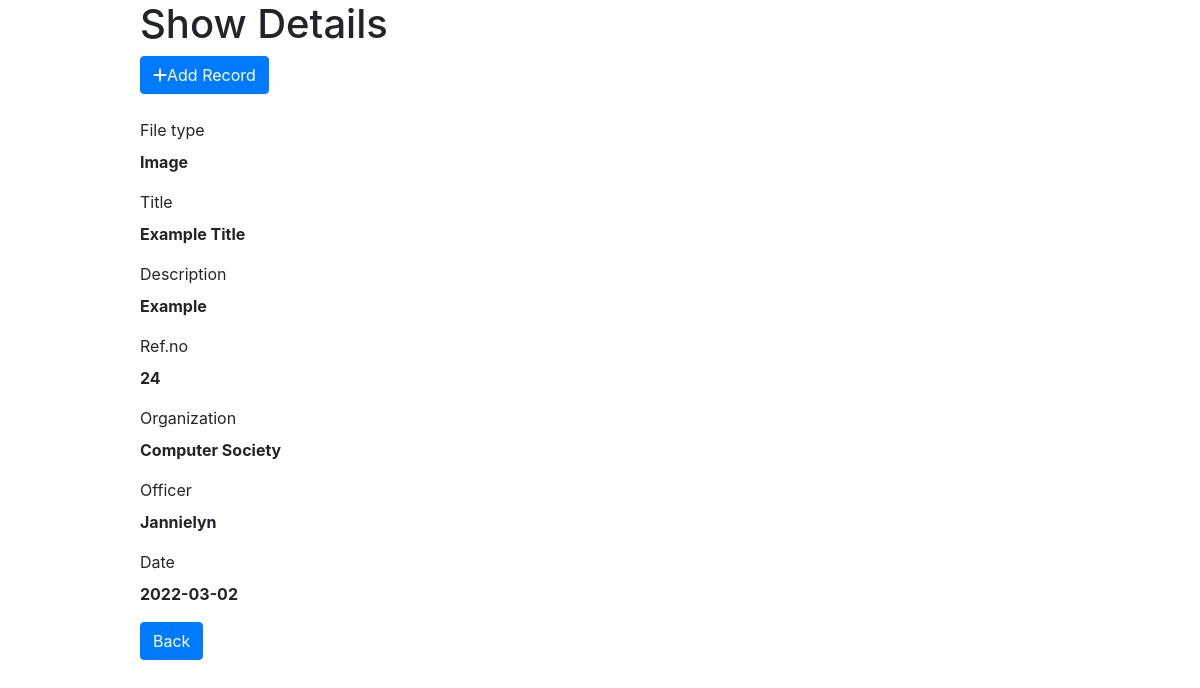
The app's page /show.php?id=1 (signed in) with its own data.
### tables this page shows
CREATE TABLE `students` (
  `id` bigint(20) NOT NULL,
  `file_type` varchar(100) NOT NULL,
  `title` text NOT NULL,
  `description` varchar(20) NOT NULL,
  `ref_no` int(11) NOT NULL,
  `org` varchar(30) NOT NULL,
  `officer` varchar(30) NOT NULL,
  `date` date DEFAULT NULL
);

### show.php (the view, shortened to what this page needs)
<?php
include_once("config.php")
?>
<?php
  $file_type = "";
  $title = "";
  $description = "";
  $ref_no = "";
  $org = "";
  $officer = "";
  $date = "";
  if(isset($_GET['id']) && !empty(trim($_GET['id'])))
  {
    $sql = "SELECT * FROM students WHERE id = ?";
    if($stmt = mysqli_prepare($link, $sql))
    {
      mysqli_stmt_bind_param($stmt, "i", $param_id);
     if(mysqli_stmt_execute($stmt))
      {
        $result = mysqli_stmt_get_result($stmt);
        if(mysqli_num_rows($result) == 1)
        {
          $row = mysqli_fetch_array($result, MYSQLI_ASSOC);
          $file_type = $row['file_type'];
          $title = $row['title'];
          $description = $row['description'];
          $ref_no = $row['ref_no'];
          $org = $row['org'];
          $officer = $row['officer'];
          $date = $row['date'];
        }
      }
      else
      {
        echo "Oops! Something went wrong. Please try again.";
      }
    }
  }
  else
  {
    header("location: error.php");
    exit();
  }
?>
<!doctype html>
<html lang="en">
  <head>
    <link href="css/bootstrap.min.css" rel="stylesheet">
    <link href="fontawesome/css/all.css" rel="stylesheet">
  </head>
  <body>
    <div class="container">
      <div class="row">
        <div class="col-md-10 offset-md-1">
            <h1>Show Details</h1>
            <a href="add.php" class="btn btn-primary float-end">
              <i class="fas fa-plus"></i>Add Record
            </a>
            <br><br>
            <div class="form-group">
              <label>File type</label>
              <p><b><?= $file_type ?></b></p>
            </div>
            <div class="form-group">
              <label>Title</label>
              <p><b><?= $title ?></b></p>
            </div>
            <div class="form-group">
              <label>Description</label>
              <p><b><?= $description ?></b></p>
            </div>
            <div class="form-group">
              <label>Ref.no</label>
              <p><b><?= $ref_no ?></b></p>
            </div>
            <div class="org">
              <label>Organization</label>
              <p><b><?= $org ?></b></p>
            </div>
            <div class="officer">
              <label>Officer</label>
              <p><b><?= $officer ?></b></p>
            </div>
            <div class="date">
              <label>Date</label>
              <p><b><?= $date ?></b></p>
            </div>
            <p><a href="index.php" class="btn btn-primary">Back</a></p>
        </div>
      </div>
    </div>
  </body>
</html>

### records on screen
students: file_type "Image", title "Example Title", description "Example", ref_no "24", org "Computer Society", officer "Jannielyn", date "2022-03-02"
